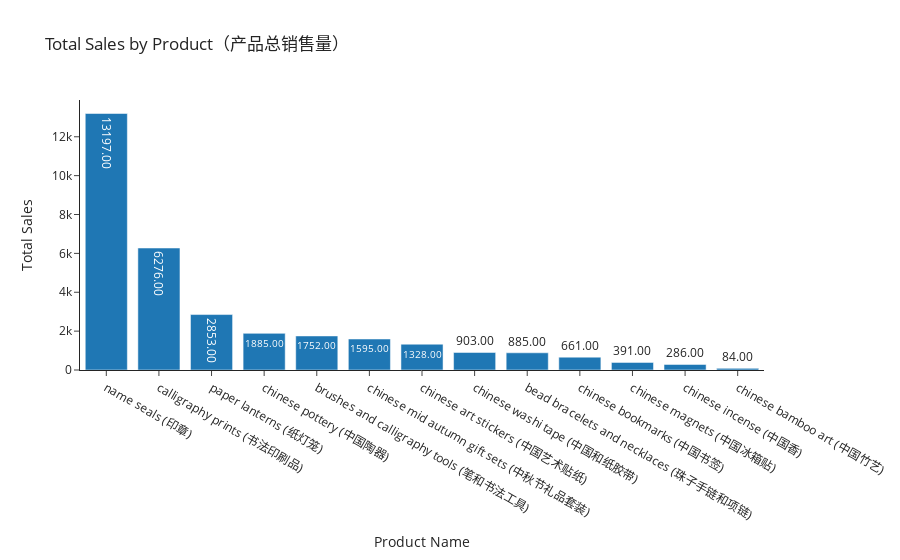

Notebook source saved alongside this figure:
### Code cell
data_list = [
    all_product_data.groupby("product_name_chinese_name")["Total Sales"]
    .sum()
    .reset_index()
]

fig = plot_bar_chart_plotly(
    data_list[0],
    x="product_name_chinese_name",
    y="Total Sales",
    title="Total Sales by Product（产品总销售量）",
    x_label="Product Name",
    y_label="Total Sales",
)

fig.show()

### Figure 1 — Plotly figure (JSON) as saved in the notebook; plotly's stock layout.template omitted (floating-point values rounded to 4 significant figures)
{"data": [{"name": "Total Sales", "text": [13197, 6276, 2853, 1885, 1752, 1595, 1328, 903, 885, 661, 391, 286, 84], "textposition": "auto", "texttemplate": "%{text:.2f}", "type": "bar", "x": ["name seals (印章)", "calligraphy prints (书法印刷品)", "paper lanterns (纸灯笼)", "chinese pottery (中国陶器)", "brushes and calligraphy tools (笔和书法工具)", "chinese mid autumn gift sets (中秋节礼品套装)", "chinese art stickers (中国艺术贴纸)", "chinese washi tape (中国和纸胶带)", "bead bracelets and necklaces (珠子手链和项链)", "chinese bookmarks (中国书签)", "chinese magnets (中国冰箱贴)", "chinese incense (中国香)", "chinese bamboo art (中国竹艺)"], "y": [13197, 6276, 2853, 1885, 1752, 1595, 1328, 903, 885, 661, 391, 286, 84]}], "layout": {"title": {"text": "Total Sales by Product（产品总销售量）"}, "xaxis": {"title": {"text": "Product Name"}}, "yaxis": {"title": {"text": "Total Sales"}}}}
